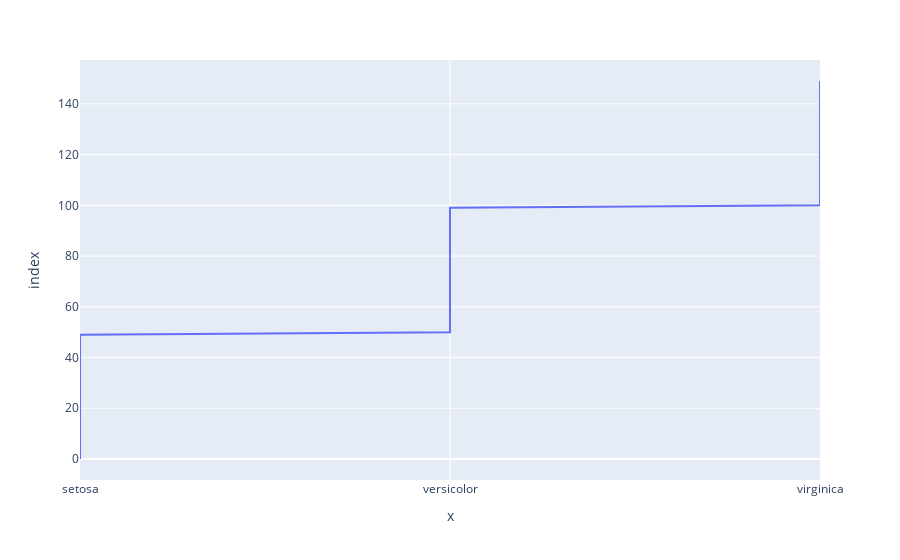

Notebook code cell kept with this figure:
### Code cell
fg =px.line(x,y)
fg.show()

### Figure 1 — Plotly figure (JSON) as saved in the notebook; plotly's stock layout.template omitted (floating-point values rounded to 4 significant figures; data arrays with more than 128 entries replaced by an {"elided": "..."} marker saying what was removed)
{"data": [{"hovertemplate": "x=%{x}<br>index=%{y}<extra></extra>", "legendgroup": "", "line": {"color": "#636efa", "dash": "solid"}, "marker": {"symbol": "circle"}, "mode": "lines", "name": "", "orientation": "h", "showlegend": false, "type": "scatter", "x": {"elided": "150 str values"}, "xaxis": "x", "y": {"elided": "150 int values"}, "yaxis": "y"}], "layout": {"legend": {"tracegroupgap": 0}, "margin": {"t": 60}, "xaxis": {"anchor": "y", "domain": [0, 1], "title": {"text": "x"}}, "yaxis": {"anchor": "x", "domain": [0, 1], "title": {"text": "index"}}}}
